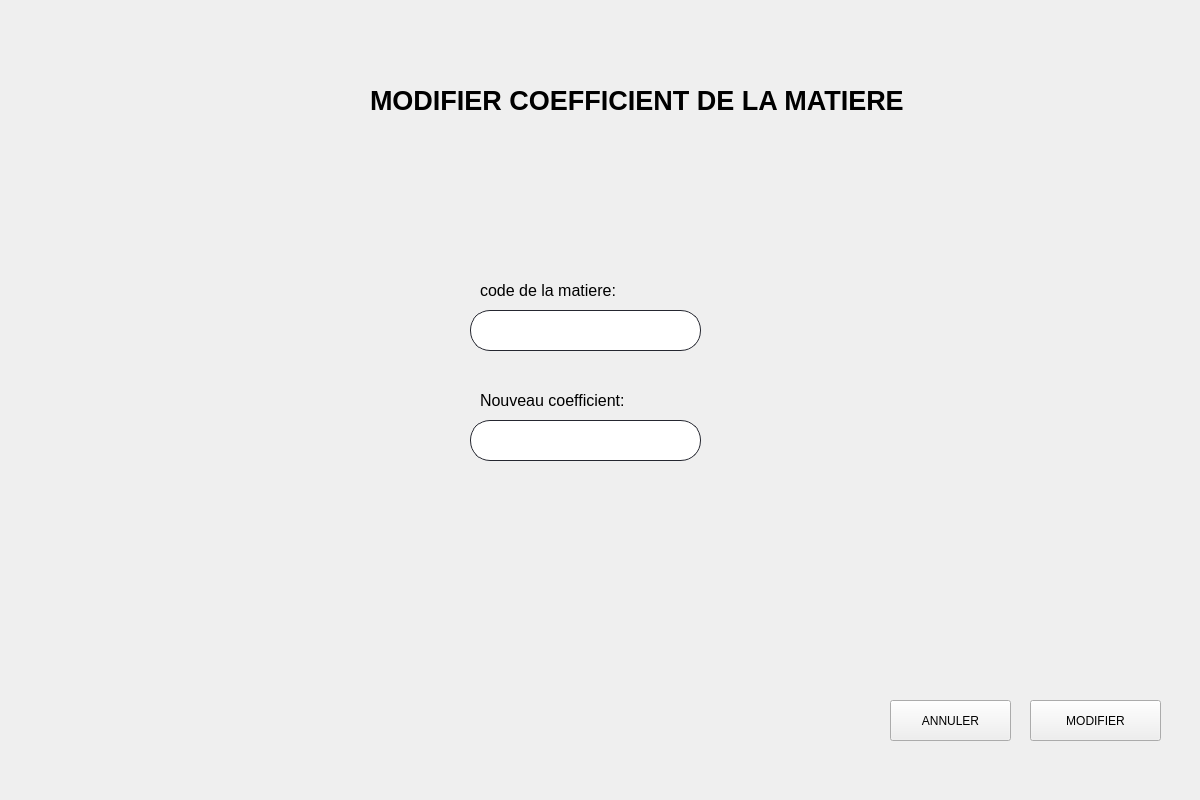
<?xml version="1.0" encoding="UTF-8"?>
<ui version="4.0">
 <class>Form</class>
 <widget class="QWidget" name="Form">
  <property name="geometry">
   <rect>
    <x>0</x>
    <y>0</y>
    <width>1200</width>
    <height>800</height>
   </rect>
  </property>
  <property name="windowTitle">
   <string>Form</string>
  </property>
  <widget class="QPushButton" name="modifier">
   <property name="geometry">
    <rect>
     <x>1030</x>
     <y>700</y>
     <width>131</width>
     <height>41</height>
    </rect>
   </property>
   <property name="styleSheet">
    <string notr="true"> font: 75 16pt &quot;MS Shell Dlg 2&quot;;</string>
   </property>
   <property name="text">
    <string>MODIFIER</string>
   </property>
  </widget>
  <widget class="QLineEdit" name="code">
   <property name="geometry">
    <rect>
     <x>470</x>
     <y>310</y>
     <width>231</width>
     <height>41</height>
    </rect>
   </property>
   <property name="styleSheet">
    <string notr="true">QLineEdit {
border: 1px solid rgb(37,39,48);
border-radius: 20px;
padding-left:20px;
padding-right:20px;
}
QLineEdit:hover{
	border: 2px solid rgb(222, 221, 218)
}
QLineEdit:focus{
	border: 2px solid rgb(154, 208, 236)
}</string>
   </property>
  </widget>
  <widget class="QLineEdit" name="coe">
   <property name="geometry">
    <rect>
     <x>470</x>
     <y>420</y>
     <width>231</width>
     <height>41</height>
    </rect>
   </property>
   <property name="styleSheet">
    <string notr="true">QLineEdit {
border: 1px solid rgb(37,39,48);
border-radius: 20px;
padding-left:20px;
padding-right:20px;
}
QLineEdit:hover{
	border: 2px solid rgb(222, 221, 218)
}
QLineEdit:focus{
	border: 2px solid rgb(154, 208, 236)
}</string>
   </property>
  </widget>
  <widget class="QLabel" name="label_2">
   <property name="geometry">
    <rect>
     <x>480</x>
     <y>250</y>
     <width>461</width>
     <height>81</height>
    </rect>
   </property>
   <property name="styleSheet">
    <string notr="true"/>
   </property>
   <property name="text">
    <string>&lt;html&gt;&lt;head/&gt;&lt;body&gt;&lt;p&gt;&lt;span style=&quot; font-size:12pt;&quot;&gt;code de la matiere:&lt;/span&gt;&lt;/p&gt;&lt;/body&gt;&lt;/html&gt;</string>
   </property>
  </widget>
  <widget class="QLabel" name="label_3">
   <property name="geometry">
    <rect>
     <x>480</x>
     <y>380</y>
     <width>461</width>
     <height>41</height>
    </rect>
   </property>
   <property name="styleSheet">
    <string notr="true"/>
   </property>
   <property name="text">
    <string>&lt;html&gt;&lt;head/&gt;&lt;body&gt;&lt;p&gt;&lt;span style=&quot; font-size:12pt; color:#000000;&quot;&gt;Nouveau coefficient:&lt;/span&gt;&lt;/p&gt;&lt;/body&gt;&lt;/html&gt;</string>
   </property>
  </widget>
  <widget class="QLabel" name="label_5">
   <property name="geometry">
    <rect>
     <x>370</x>
     <y>80</y>
     <width>711</width>
     <height>41</height>
    </rect>
   </property>
   <property name="styleSheet">
    <string notr="true">font: 75 16pt &quot;Arial&quot;;</string>
   </property>
   <property name="text">
    <string>&lt;html&gt;&lt;head/&gt;&lt;body&gt;&lt;p&gt;&lt;span style=&quot; font-size:20pt; font-weight:600; color:#000000;&quot;&gt;MODIFIER COEFFICIENT DE LA MATIERE&lt;/span&gt;&lt;/p&gt;&lt;/body&gt;&lt;/html&gt;</string>
   </property>
  </widget>
  <widget class="QPushButton" name="annuler">
   <property name="geometry">
    <rect>
     <x>890</x>
     <y>700</y>
     <width>121</width>
     <height>41</height>
    </rect>
   </property>
   <property name="styleSheet">
    <string notr="true"> font: 75 16pt &quot;MS Shell Dlg 2&quot;;</string>
   </property>
   <property name="text">
    <string>ANNULER</string>
   </property>
  </widget>
  <widget class="QLabel" name="code_2">
   <property name="geometry">
    <rect>
     <x>480</x>
     <y>360</y>
     <width>221</width>
     <height>21</height>
    </rect>
   </property>
   <property name="text">
    <string/>
   </property>
  </widget>
  <widget class="QLabel" name="coe_2">
   <property name="geometry">
    <rect>
     <x>480</x>
     <y>470</y>
     <width>221</width>
     <height>21</height>
    </rect>
   </property>
   <property name="text">
    <string/>
   </property>
  </widget>
  <widget class="QLabel" name="label">
   <property name="geometry">
    <rect>
     <x>-80</x>
     <y>-10</y>
     <width>1291</width>
     <height>851</height>
    </rect>
   </property>
   <property name="text">
    <string/>
   </property>
   <property name="pixmap">
    <pixmap>n1mtIpU.jpg</pixmap>
   </property>
   <property name="scaledContents">
    <bool>true</bool>
   </property>
  </widget>
  <widget class="QLabel" name="label_10">
   <property name="geometry">
    <rect>
     <x>1050</x>
     <y>30</y>
     <width>131</width>
     <height>141</height>
    </rect>
   </property>
   <property name="text">
    <string/>
   </property>
   <property name="pixmap">
    <pixmap>output-onlinepngtools.png</pixmap>
   </property>
   <property name="scaledContents">
    <bool>true</bool>
   </property>
  </widget>
  <zorder>label</zorder>
  <zorder>modifier</zorder>
  <zorder>code</zorder>
  <zorder>coe</zorder>
  <zorder>label_2</zorder>
  <zorder>label_3</zorder>
  <zorder>label_5</zorder>
  <zorder>annuler</zorder>
  <zorder>code_2</zorder>
  <zorder>coe_2</zorder>
  <zorder>label_10</zorder>
 </widget>
 <resources/>
 <connections/>
</ui>
